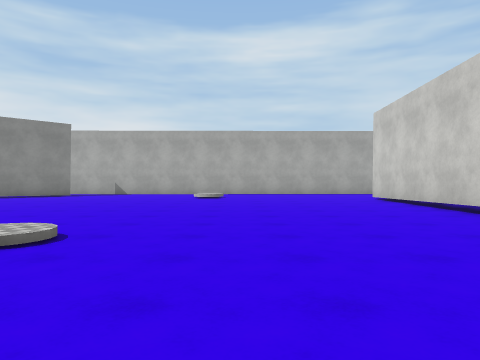
view 1 (above)

23 first-person views from a walk through a 3-D level made in the Unity game engine. The camera is 1.2 m above the floor, looks level and sees 70° across. The floor is counted in squares, 2 m on a side. Each view is taken from the middle of a square. On the plan, view 1 faces up. The plan holds only what a view shows up to about 10 squares ahead; the rest is blank. The player character is not drawn. Surface patterns are stand-ins for the level's own textures.

view 2
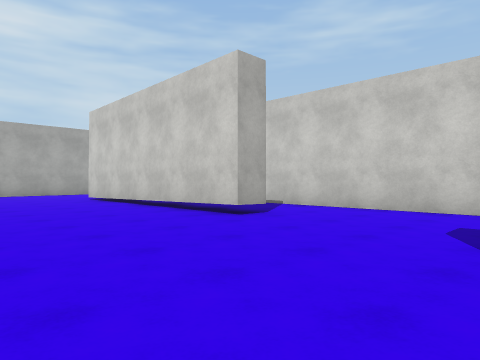

view 3
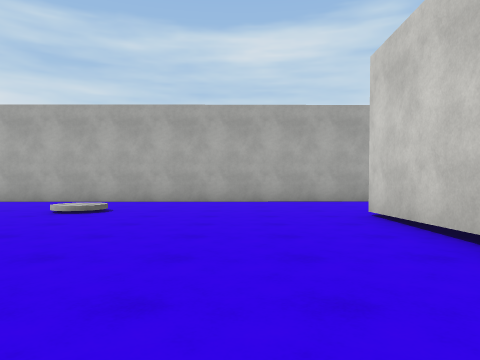

view 4
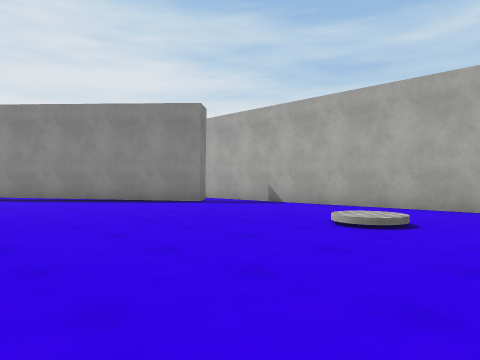

view 5
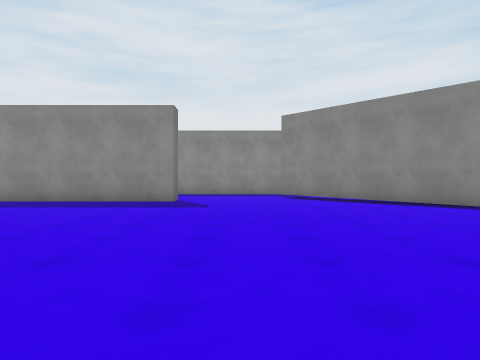

view 6
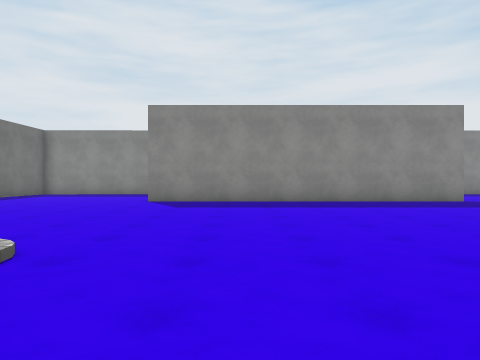

view 7
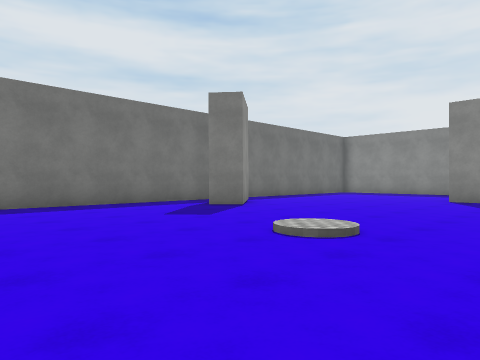

view 8
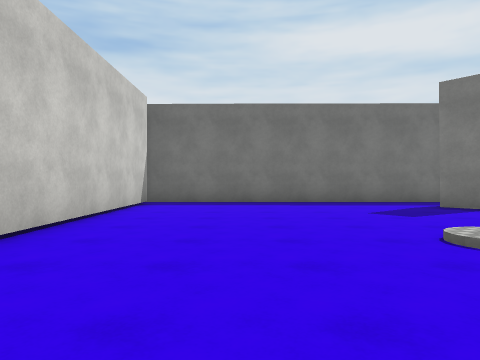

view 9
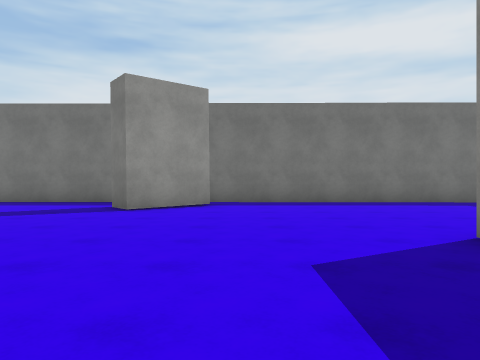

view 10
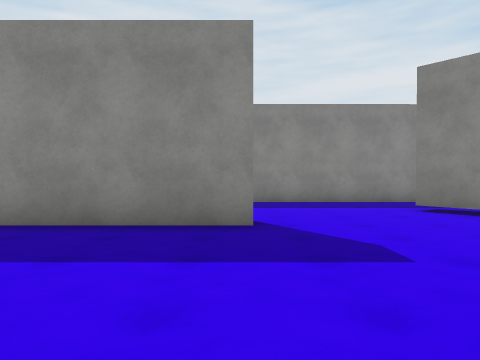

view 11
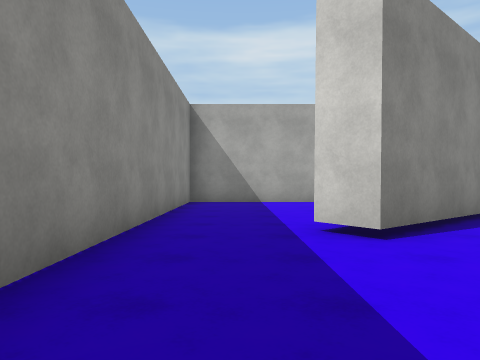

view 12
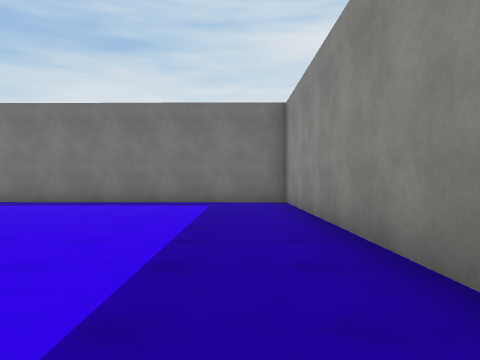

view 13
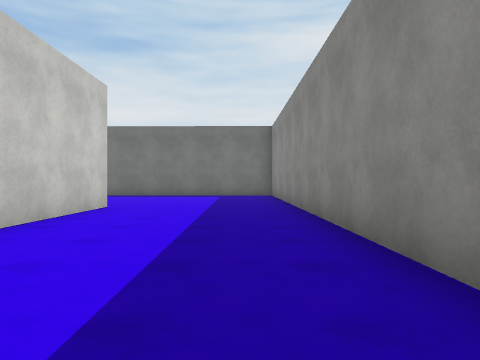

view 14
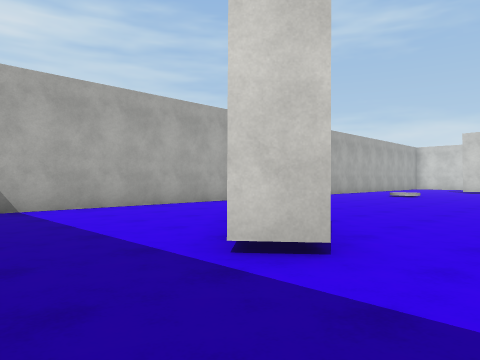

view 15
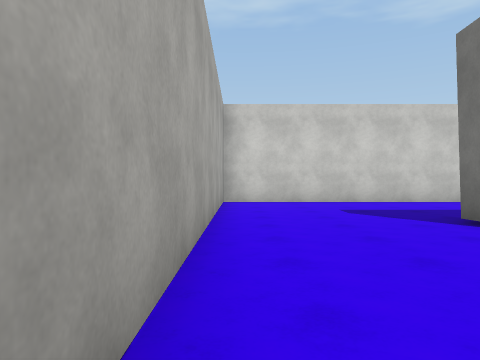

view 16
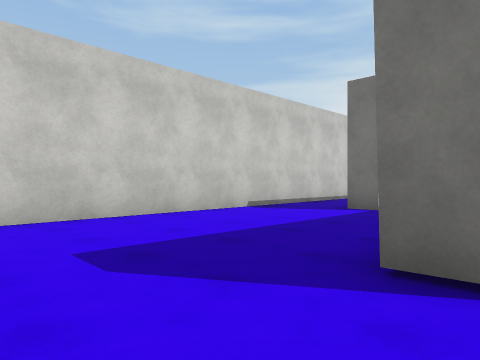

view 17
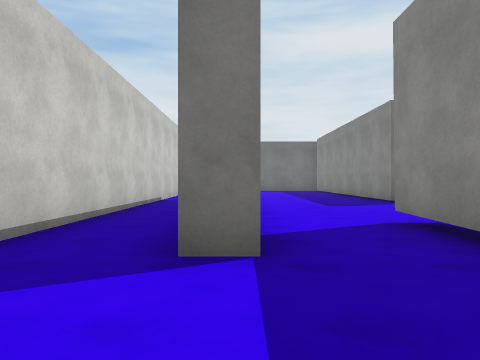

view 18
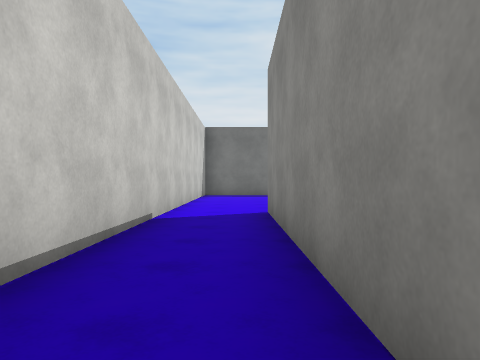

view 19
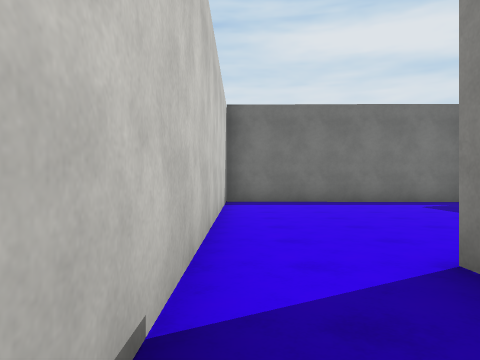

view 20
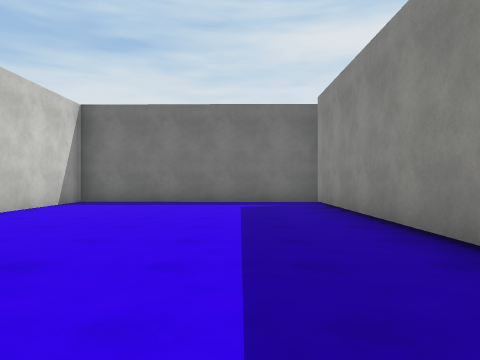

view 21
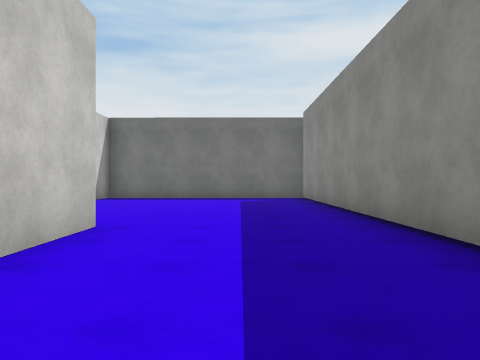

view 22
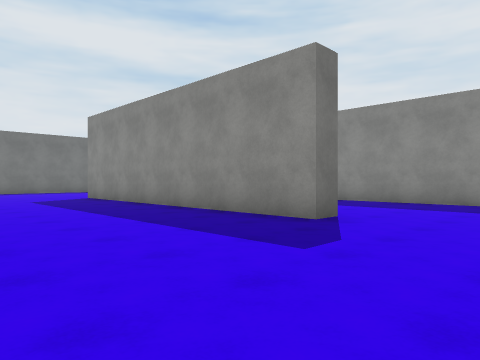

view 23
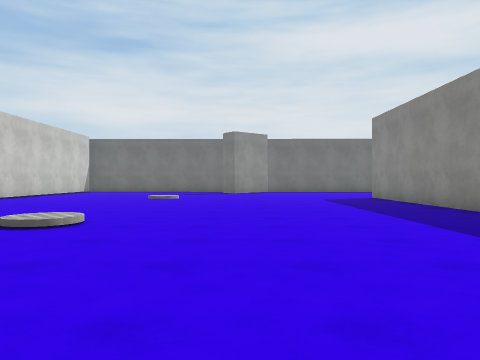

### Floor plan
Points are (right, up) in squares from view 1. A wall is a line through its corners. A room is listed if a view was taken in it or the views show most of it. See-through windows are left out.
Room 1 (views 1, 2, 3, 4, 5, 6, 7, 8, 9, 10, 11, 12, 13, 14, 15, 16, 17, 18, 19, 20, 21, 22, 23)
walls: (3, 0) (3, -8.8); (4.8, 6) (4.8, 4.1) (4.1, 4.1) (4.2, 10.9) (5, 10.8); (-10.1, 5.2) (-9.4, 5.2) (-9.4, -3.6); (6.8, 1.1) (6.8, 6.3) (7.5, 6.3); (7.5, 3.4) (7.5, -2.4); (6.8, -2.4) (6.8, -0.6); (-10.1, -3.6) (-10.1, -0.1); (-6.4, -8) (-4.8, -6.7) (-4.2, -7.4); (2.4, -8.8) (2.4, -3.4); (-6.7, 13.3) (-6.3, 12.8) (-11.6, 8.4) (-12.2, 9.1); (-14.4, 8.6) (-14.2, -9.1) (9.4, -9.4) (9.3, 14.5) (-7.4, 14.4)
ways out: opening at (-13.5, 8) to room 2; opening at (-7, 14) to room 2
objects: disc (-2, -3); disc (-2, 3); disc (-1, 12)
Room 2 (no view inside)
walls: (-7.4, 14.4) (-14.4, 14.3) (-14.4, 8.6)
ways out: opening at (-13.5, 8) to room 1; opening at (-7, 14) to room 1

Positions as (right, up) in squares from view 1, and headings:
1: (0, 0), facing up
2: (0, 0), facing up-right
3: (2, 5), facing up
4: (1, 7), facing up-left
5: (0, 7), facing left
6: (0, -1), facing left
7: (1, -1), facing down-left
8: (0, 0), facing down
9: (-7, 0), facing down
10: (-5, 5), facing left
11: (-13, 5), facing up
12: (-13, 0), facing down
13: (-13, 4), facing down
14: (-14, 7), facing up-right
15: (0, 14), facing right
16: (4, 13), facing down-right
17: (7, 9), facing down
18: (8, 4), facing down
19: (9, 0), facing down
20: (5, 0), facing down
21: (5, 2), facing down
22: (-5, 8), facing down-left
23: (-5, 8), facing down
